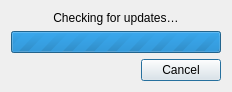
<?xml version="1.0" encoding="UTF-8"?>
<ui version="4.0">
 <class>ProgressDialog</class>
 <widget class="QDialog" name="ProgressDialog">
  <property name="windowModality">
   <enum>Qt::ApplicationModal</enum>
  </property>
  <property name="geometry">
   <rect>
    <x>0</x>
    <y>0</y>
    <width>232</width>
    <height>87</height>
   </rect>
  </property>
  <property name="modal">
   <bool>true</bool>
  </property>
  <layout class="QVBoxLayout" name="verticalLayout">
   <item>
    <widget class="QLabel" name="label">
     <property name="text">
      <string>Checking for updates…</string>
     </property>
     <property name="alignment">
      <set>Qt::AlignCenter</set>
     </property>
    </widget>
   </item>
   <item>
    <widget class="QProgressBar" name="progressBar">
     <property name="maximum">
      <number>0</number>
     </property>
     <property name="textVisible">
      <bool>false</bool>
     </property>
    </widget>
   </item>
   <item>
    <widget class="QDialogButtonBox" name="buttonBox">
     <property name="orientation">
      <enum>Qt::Horizontal</enum>
     </property>
     <property name="standardButtons">
      <set>QDialogButtonBox::Cancel</set>
     </property>
    </widget>
   </item>
  </layout>
 </widget>
 <resources/>
 <connections>
  <connection>
   <sender>buttonBox</sender>
   <signal>rejected()</signal>
   <receiver>ProgressDialog</receiver>
   <slot>close()</slot>
   <hints>
    <hint type="sourcelabel">
     <x>161</x>
     <y>63</y>
    </hint>
    <hint type="destinationlabel">
     <x>185</x>
     <y>78</y>
    </hint>
   </hints>
  </connection>
 </connections>
</ui>
